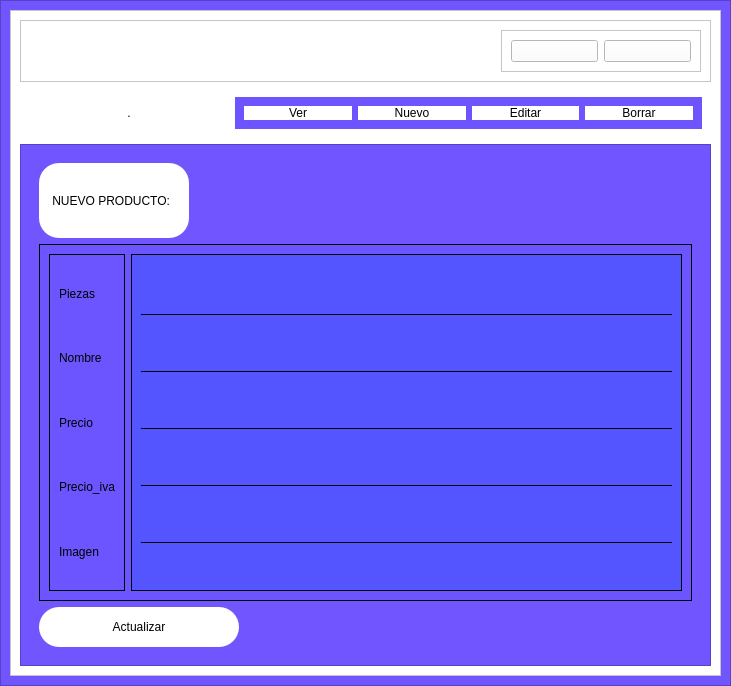
<?xml version="1.0" encoding="UTF-8"?>
<ui version="4.0">
 <class>MainWindow</class>
 <widget class="QMainWindow" name="MainWindow">
  <property name="geometry">
   <rect>
    <x>0</x>
    <y>0</y>
    <width>731</width>
    <height>686</height>
   </rect>
  </property>
  <property name="windowTitle">
   <string>MainWindow</string>
  </property>
  <widget class="QWidget" name="centralwidget">
   <layout class="QVBoxLayout" name="verticalLayout">
    <property name="spacing">
     <number>0</number>
    </property>
    <property name="leftMargin">
     <number>0</number>
    </property>
    <property name="topMargin">
     <number>0</number>
    </property>
    <property name="rightMargin">
     <number>0</number>
    </property>
    <property name="bottomMargin">
     <number>0</number>
    </property>
    <item>
     <widget class="QFrame" name="frame">
      <property name="styleSheet">
       <string notr="true">
background-color: rgb(113, 85, 255);</string>
      </property>
      <property name="frameShape">
       <enum>QFrame::StyledPanel</enum>
      </property>
      <property name="frameShadow">
       <enum>QFrame::Raised</enum>
      </property>
      <layout class="QVBoxLayout" name="verticalLayout_2">
       <item>
        <widget class="QFrame" name="Cuepor_principal">
         <property name="styleSheet">
          <string notr="true">background-color: rgb(255, 255, 255)</string>
         </property>
         <property name="frameShape">
          <enum>QFrame::StyledPanel</enum>
         </property>
         <property name="frameShadow">
          <enum>QFrame::Raised</enum>
         </property>
         <property name="lineWidth">
          <number>1</number>
         </property>
         <layout class="QVBoxLayout" name="verticalLayout_3">
          <item>
           <widget class="QFrame" name="frame_12">
            <property name="minimumSize">
             <size>
              <width>0</width>
              <height>50</height>
             </size>
            </property>
            <property name="maximumSize">
             <size>
              <width>16777215</width>
              <height>2223</height>
             </size>
            </property>
            <property name="frameShape">
             <enum>QFrame::StyledPanel</enum>
            </property>
            <property name="frameShadow">
             <enum>QFrame::Raised</enum>
            </property>
            <layout class="QHBoxLayout" name="horizontalLayout_8">
             <item>
              <spacer name="horizontalSpacer_2">
               <property name="orientation">
                <enum>Qt::Horizontal</enum>
               </property>
               <property name="sizeHint" stdset="0">
                <size>
                 <width>462</width>
                 <height>20</height>
                </size>
               </property>
              </spacer>
             </item>
             <item>
              <widget class="QFrame" name="frame_13">
               <property name="minimumSize">
                <size>
                 <width>200</width>
                 <height>0</height>
                </size>
               </property>
               <property name="frameShape">
                <enum>QFrame::StyledPanel</enum>
               </property>
               <property name="frameShadow">
                <enum>QFrame::Raised</enum>
               </property>
               <layout class="QHBoxLayout" name="horizontalLayout_9">
                <item>
                 <widget class="QPushButton" name="desampliar">
                  <property name="minimumSize">
                   <size>
                    <width>0</width>
                    <height>20</height>
                   </size>
                  </property>
                  <property name="text">
                   <string/>
                  </property>
                  <property name="icon">
                   <iconset>
                    <normaloff>abajo-a-la-izquierda-y-arriba-a-la-derecha-al-centro.png</normaloff>abajo-a-la-izquierda-y-arriba-a-la-derecha-al-centro.png</iconset>
                  </property>
                 </widget>
                </item>
                <item>
                 <widget class="QPushButton" name="pushButton_8">
                  <property name="minimumSize">
                   <size>
                    <width>0</width>
                    <height>20</height>
                   </size>
                  </property>
                  <property name="text">
                   <string/>
                  </property>
                  <property name="icon">
                   <iconset>
                    <normaloff>flecha-arriba-derecha-y-flecha-abajo-izquierda-desde-el-centro.png</normaloff>flecha-arriba-derecha-y-flecha-abajo-izquierda-desde-el-centro.png</iconset>
                  </property>
                 </widget>
                </item>
               </layout>
              </widget>
             </item>
            </layout>
           </widget>
          </item>
          <item>
           <widget class="QFrame" name="Cuerpo_superior">
            <property name="maximumSize">
             <size>
              <width>16777215</width>
              <height>100</height>
             </size>
            </property>
            <property name="styleSheet">
             <string notr="true">background-color:rgb(255, 255, 255);
border-color: rgb(108, 85, 255);
border:0%;</string>
            </property>
            <property name="frameShape">
             <enum>QFrame::StyledPanel</enum>
            </property>
            <property name="frameShadow">
             <enum>QFrame::Raised</enum>
            </property>
            <layout class="QHBoxLayout" name="horizontalLayout">
             <item>
              <widget class="QFrame" name="frame_3">
               <property name="maximumSize">
                <size>
                 <width>200</width>
                 <height>16777215</height>
                </size>
               </property>
               <property name="styleSheet">
                <string notr="true">background-color: rgb(255, 255, 255);</string>
               </property>
               <property name="frameShape">
                <enum>QFrame::StyledPanel</enum>
               </property>
               <property name="frameShadow">
                <enum>QFrame::Raised</enum>
               </property>
               <layout class="QVBoxLayout" name="verticalLayout_4">
                <item>
                 <widget class="QPushButton" name="inicio_boton">
                  <property name="enabled">
                   <bool>true</bool>
                  </property>
                  <property name="maximumSize">
                   <size>
                    <width>200</width>
                    <height>200</height>
                   </size>
                  </property>
                  <property name="styleSheet">
                   <string notr="true">border-radius:0%</string>
                  </property>
                  <property name="text">
                   <string>.</string>
                  </property>
                  <property name="icon">
                   <iconset>
                    <normaloff>dell-technologies-logo-87FCD864DA-seeklogo.com.png</normaloff>dell-technologies-logo-87FCD864DA-seeklogo.com.png</iconset>
                  </property>
                  <property name="iconSize">
                   <size>
                    <width>114</width>
                    <height>133</height>
                   </size>
                  </property>
                 </widget>
                </item>
               </layout>
              </widget>
             </item>
             <item>
              <widget class="QFrame" name="frame_4">
               <property name="styleSheet">
                <string notr="true">QFrame{
	background-color: rgb(108, 85, 255);
}

</string>
               </property>
               <property name="frameShape">
                <enum>QFrame::StyledPanel</enum>
               </property>
               <property name="frameShadow">
                <enum>QFrame::Raised</enum>
               </property>
               <layout class="QHBoxLayout" name="horizontalLayout_2">
                <item>
                 <widget class="QPushButton" name="ver_boton">
                  <property name="maximumSize">
                   <size>
                    <width>16777215</width>
                    <height>70</height>
                   </size>
                  </property>
                  <property name="styleSheet">
                   <string notr="true">QPushButton {
	font: 87 8pt &quot;Arial Black&quot;;
border-top-left-radius:20px;
border-bottom-left-radius:20px;
border-top-right-radius:20px;
}

QPushButton:hover{
background-color:rgb(85, 91, 255)
}
</string>
                  </property>
                  <property name="text">
                   <string>Ver</string>
                  </property>
                  <property name="icon">
                   <iconset>
                    <normaloff>comentario.png</normaloff>comentario.png</iconset>
                  </property>
                  <property name="iconSize">
                   <size>
                    <width>40</width>
                    <height>33</height>
                   </size>
                  </property>
                 </widget>
                </item>
                <item>
                 <widget class="QPushButton" name="nuevo_boton">
                  <property name="maximumSize">
                   <size>
                    <width>16777215</width>
                    <height>70</height>
                   </size>
                  </property>
                  <property name="styleSheet">
                   <string notr="true">QPushButton {
border-top-left-radius:20px;
border-bottom-left-radius:20px;
border-top-right-radius:20px;
font: 87 8pt &quot;Arial Black&quot;;
}

QPushButton:hover{
background-color:rgb(85, 91, 255)
}
</string>
                  </property>
                  <property name="text">
                   <string>Nuevo</string>
                  </property>
                  <property name="icon">
                   <iconset>
                    <normaloff>plus-pequeno.png</normaloff>plus-pequeno.png</iconset>
                  </property>
                  <property name="iconSize">
                   <size>
                    <width>40</width>
                    <height>33</height>
                   </size>
                  </property>
                 </widget>
                </item>
                <item>
                 <widget class="QPushButton" name="editar_boton">
                  <property name="maximumSize">
                   <size>
                    <width>16777215</width>
                    <height>70</height>
                   </size>
                  </property>
                  <property name="styleSheet">
                   <string notr="true">QPushButton {
border-top-left-radius:20px;
border-bottom-left-radius:20px;
border-top-right-radius:20px;
font: 87 8pt &quot;Arial Black&quot;;
}

QPushButton:hover{
background-color:rgb(85, 91, 255)
}

</string>
                  </property>
                  <property name="text">
                   <string>Editar</string>
                  </property>
                  <property name="icon">
                   <iconset>
                    <normaloff>lapiz.png</normaloff>lapiz.png</iconset>
                  </property>
                  <property name="iconSize">
                   <size>
                    <width>40</width>
                    <height>33</height>
                   </size>
                  </property>
                 </widget>
                </item>
                <item>
                 <widget class="QPushButton" name="borrar_boton">
                  <property name="maximumSize">
                   <size>
                    <width>16777215</width>
                    <height>70</height>
                   </size>
                  </property>
                  <property name="styleSheet">
                   <string notr="true">QPushButton {
border-top-left-radius:20px;
border-bottom-left-radius:20px;
border-top-right-radius:20px;
font: 87 8pt &quot;Arial Black&quot;;
}

QPushButton:hover{
background-color:rgb(85, 91, 255)
}
</string>
                  </property>
                  <property name="text">
                   <string>Borrar</string>
                  </property>
                  <property name="icon">
                   <iconset>
                    <normaloff>basura.png</normaloff>basura.png</iconset>
                  </property>
                  <property name="iconSize">
                   <size>
                    <width>40</width>
                    <height>33</height>
                   </size>
                  </property>
                 </widget>
                </item>
               </layout>
              </widget>
             </item>
            </layout>
           </widget>
          </item>
          <item>
           <widget class="QFrame" name="Cuerpo_inferior">
            <property name="styleSheet">
             <string notr="true">background-color: rgb(113, 85, 255);</string>
            </property>
            <property name="frameShape">
             <enum>QFrame::StyledPanel</enum>
            </property>
            <property name="frameShadow">
             <enum>QFrame::Raised</enum>
            </property>
            <layout class="QVBoxLayout" name="verticalLayout_6">
             <item>
              <widget class="QStackedWidget" name="stackedWidget">
               <property name="currentIndex">
                <number>2</number>
               </property>
               <widget class="QWidget" name="pagina_inicio">
                <layout class="QVBoxLayout" name="verticalLayout_8">
                 <item>
                  <widget class="QLabel" name="label_3">
                   <property name="minimumSize">
                    <size>
                     <width>0</width>
                     <height>40</height>
                    </size>
                   </property>
                   <property name="maximumSize">
                    <size>
                     <width>275</width>
                     <height>16777215</height>
                    </size>
                   </property>
                   <property name="styleSheet">
                    <string notr="true">background-color: rgb(255, 255, 255);
font: 87 8pt &quot;Arial Black&quot;;
border-top-left-radius:20px;
border-bottom-left-radius:20px;
border-top-right-radius:20px;
border-bottom-right-radius:20px;
</string>
                   </property>
                   <property name="text">
                    <string>APLICACION CREADA POR UN TIO CHILL:</string>
                   </property>
                  </widget>
                 </item>
                 <item>
                  <widget class="QLabel" name="label_2">
                   <property name="maximumSize">
                    <size>
                     <width>700</width>
                     <height>400</height>
                    </size>
                   </property>
                   <property name="styleSheet">
                    <string notr="true">background-color: rgb(255, 255, 255);</string>
                   </property>
                   <property name="text">
                    <string/>
                   </property>
                   <property name="pixmap">
                    <pixmap>chill de.jpg</pixmap>
                   </property>
                   <property name="margin">
                    <number>-43</number>
                   </property>
                   <property name="indent">
                    <number>-1</number>
                   </property>
                  </widget>
                 </item>
                </layout>
               </widget>
               <widget class="QWidget" name="pagina_buscar">
                <layout class="QVBoxLayout" name="verticalLayout_7">
                 <item>
                  <widget class="QFrame" name="frame_7">
                   <property name="frameShape">
                    <enum>QFrame::StyledPanel</enum>
                   </property>
                   <property name="frameShadow">
                    <enum>QFrame::Raised</enum>
                   </property>
                   <layout class="QVBoxLayout" name="verticalLayout_5">
                    <item>
                     <widget class="QTableWidget" name="tabla_buscar">
                      <column>
                       <property name="text">
                        <string>id</string>
                       </property>
                      </column>
                      <column>
                       <property name="text">
                        <string>Piezas</string>
                       </property>
                      </column>
                      <column>
                       <property name="text">
                        <string>Nombre</string>
                       </property>
                      </column>
                      <column>
                       <property name="text">
                        <string>Precio</string>
                       </property>
                      </column>
                      <column>
                       <property name="text">
                        <string>Precio Iva</string>
                       </property>
                      </column>
                      <column>
                       <property name="text">
                        <string>Imagen</string>
                       </property>
                      </column>
                     </widget>
                    </item>
                   </layout>
                  </widget>
                 </item>
                </layout>
               </widget>
               <widget class="QWidget" name="pagina_nuevo">
                <layout class="QVBoxLayout" name="verticalLayout_11">
                 <item>
                  <widget class="QLabel" name="label_4">
                   <property name="maximumSize">
                    <size>
                     <width>150</width>
                     <height>75</height>
                    </size>
                   </property>
                   <property name="styleSheet">
                    <string notr="true">background-color: rgb(255, 255, 255);
font: 87 8pt &quot;Arial Black&quot;;
border-top-left-radius:20px;
border-bottom-left-radius:20px;
border-top-right-radius:20px;
border-bottom-right-radius:20px;
</string>
                   </property>
                   <property name="text">
                    <string>    NUEVO PRODUCTO:</string>
                   </property>
                  </widget>
                 </item>
                 <item>
                  <widget class="QFrame" name="frame_5">
                   <property name="styleSheet">
                    <string notr="true">background-color: rgb(108, 85, 255);
border:1px solid;
</string>
                   </property>
                   <property name="frameShape">
                    <enum>QFrame::StyledPanel</enum>
                   </property>
                   <property name="frameShadow">
                    <enum>QFrame::Raised</enum>
                   </property>
                   <layout class="QHBoxLayout" name="horizontalLayout_4">
                    <item>
                     <widget class="QFrame" name="frame_8">
                      <property name="styleSheet">
                       <string notr="true"/>
                      </property>
                      <property name="frameShape">
                       <enum>QFrame::StyledPanel</enum>
                      </property>
                      <property name="frameShadow">
                       <enum>QFrame::Raised</enum>
                      </property>
                      <layout class="QVBoxLayout" name="verticalLayout_9">
                       <item>
                        <widget class="QLabel" name="label_6">
                         <property name="styleSheet">
                          <string notr="true">border:none</string>
                         </property>
                         <property name="text">
                          <string>Piezas</string>
                         </property>
                        </widget>
                       </item>
                       <item>
                        <widget class="QLabel" name="label_9">
                         <property name="styleSheet">
                          <string notr="true">border:none</string>
                         </property>
                         <property name="text">
                          <string>Nombre</string>
                         </property>
                        </widget>
                       </item>
                       <item>
                        <widget class="QLabel" name="label_10">
                         <property name="styleSheet">
                          <string notr="true">border:none</string>
                         </property>
                         <property name="text">
                          <string>Precio</string>
                         </property>
                        </widget>
                       </item>
                       <item>
                        <widget class="QLabel" name="label_7">
                         <property name="styleSheet">
                          <string notr="true">border:none</string>
                         </property>
                         <property name="text">
                          <string>Precio_iva</string>
                         </property>
                        </widget>
                       </item>
                       <item>
                        <widget class="QLabel" name="label_8">
                         <property name="styleSheet">
                          <string notr="true">border:none</string>
                         </property>
                         <property name="text">
                          <string>Imagen</string>
                         </property>
                        </widget>
                       </item>
                      </layout>
                     </widget>
                    </item>
                    <item>
                     <widget class="QFrame" name="frame_9">
                      <property name="styleSheet">
                       <string notr="true">background-color: rgb(85, 85, 255);</string>
                      </property>
                      <property name="frameShape">
                       <enum>QFrame::StyledPanel</enum>
                      </property>
                      <property name="frameShadow">
                       <enum>QFrame::Raised</enum>
                      </property>
                      <layout class="QVBoxLayout" name="verticalLayout_10">
                       <item>
                        <widget class="QLineEdit" name="linea_piezas">
                         <property name="styleSheet">
                          <string notr="true">border:none;
border-bottom:1px solid;
</string>
                         </property>
                        </widget>
                       </item>
                       <item>
                        <widget class="QLineEdit" name="linea_nombre">
                         <property name="styleSheet">
                          <string notr="true">border:none;
border-bottom:1px solid;
</string>
                         </property>
                        </widget>
                       </item>
                       <item>
                        <widget class="QLineEdit" name="linea_precio">
                         <property name="styleSheet">
                          <string notr="true">border:none;
border-bottom:1px solid;
</string>
                         </property>
                        </widget>
                       </item>
                       <item>
                        <widget class="QLineEdit" name="linea_precio_iva">
                         <property name="styleSheet">
                          <string notr="true">border:none;
border-bottom:1px solid;
</string>
                         </property>
                        </widget>
                       </item>
                       <item>
                        <widget class="QLineEdit" name="linea_imagen">
                         <property name="styleSheet">
                          <string notr="true">border:none;
border-bottom:1px solid;
</string>
                         </property>
                        </widget>
                       </item>
                      </layout>
                     </widget>
                    </item>
                   </layout>
                  </widget>
                 </item>
                 <item>
                  <widget class="QPushButton" name="actualizar">
                   <property name="maximumSize">
                    <size>
                     <width>200</width>
                     <height>40</height>
                    </size>
                   </property>
                   <property name="styleSheet">
                    <string notr="true">QPushButton {
background-color:white;	
font: 87 8pt &quot;Arial Black&quot;;
border-top-left-radius:20px;
border-bottom-left-radius:20px;
border-top-right-radius:20px;
border-bottom-right-radius:20px;
}

QPushButton:hover{
background-color:rgb(85, 91, 255)
}
</string>
                   </property>
                   <property name="text">
                    <string>Actualizar</string>
                   </property>
                  </widget>
                 </item>
                </layout>
               </widget>
               <widget class="QWidget" name="pagina_editar">
                <layout class="QVBoxLayout" name="verticalLayout_12">
                 <item>
                  <widget class="QPushButton" name="editar">
                   <property name="maximumSize">
                    <size>
                     <width>75</width>
                     <height>75</height>
                    </size>
                   </property>
                   <property name="styleSheet">
                    <string notr="true">QPushButton {
background-color:white;	
font: 87 8pt &quot;Arial Black&quot;;
border-top-left-radius:20px;
border-bottom-left-radius:20px;
border-top-right-radius:20px;
border-bottom-right-radius:20px;
}

QPushButton:hover{
background-color:rgb(85, 91, 255)
}</string>
                   </property>
                   <property name="text">
                    <string>Editar</string>
                   </property>
                  </widget>
                 </item>
                 <item>
                  <widget class="QTableWidget" name="tabla_actualizar">
                   <property name="maximumSize">
                    <size>
                     <width>16777215</width>
                     <height>355</height>
                    </size>
                   </property>
                   <column>
                    <property name="text">
                     <string>ID</string>
                    </property>
                   </column>
                   <column>
                    <property name="text">
                     <string>Piezas</string>
                    </property>
                   </column>
                   <column>
                    <property name="text">
                     <string>Nombre</string>
                    </property>
                   </column>
                   <column>
                    <property name="text">
                     <string>Precio</string>
                    </property>
                   </column>
                   <column>
                    <property name="text">
                     <string>Precio iva</string>
                    </property>
                   </column>
                   <column>
                    <property name="text">
                     <string>Imagen</string>
                    </property>
                   </column>
                  </widget>
                 </item>
                </layout>
               </widget>
               <widget class="QWidget" name="pagina_borrar">
                <layout class="QVBoxLayout" name="verticalLayout_13">
                 <item>
                  <widget class="QTableWidget" name="tableWidget_3">
                   <property name="maximumSize">
                    <size>
                     <width>16777215</width>
                     <height>355</height>
                    </size>
                   </property>
                   <column>
                    <property name="text">
                     <string>ID</string>
                    </property>
                   </column>
                   <column>
                    <property name="text">
                     <string>Piezas</string>
                    </property>
                   </column>
                   <column>
                    <property name="text">
                     <string>Nombre</string>
                    </property>
                   </column>
                   <column>
                    <property name="text">
                     <string>Precio</string>
                    </property>
                   </column>
                   <column>
                    <property name="text">
                     <string>Precio iva</string>
                    </property>
                   </column>
                   <column>
                    <property name="text">
                     <string>Imagen</string>
                    </property>
                   </column>
                  </widget>
                 </item>
                 <item>
                  <widget class="QPushButton" name="pushButton_7">
                   <property name="minimumSize">
                    <size>
                     <width>0</width>
                     <height>0</height>
                    </size>
                   </property>
                   <property name="maximumSize">
                    <size>
                     <width>200</width>
                     <height>50</height>
                    </size>
                   </property>
                   <property name="styleSheet">
                    <string notr="true">QPushButton {
background-color:white;	
font: 87 8pt &quot;Arial Black&quot;;
border-top-left-radius:20px;
border-bottom-left-radius:20px;
border-top-right-radius:20px;
border-bottom-right-radius:20px;
}

QPushButton:hover{
background-color:rgb(85, 91, 255)
}</string>
                   </property>
                   <property name="text">
                    <string>Borrar</string>
                   </property>
                  </widget>
                 </item>
                </layout>
               </widget>
              </widget>
             </item>
            </layout>
           </widget>
          </item>
         </layout>
        </widget>
       </item>
      </layout>
     </widget>
    </item>
   </layout>
  </widget>
 </widget>
 <resources/>
 <connections/>
</ui>
